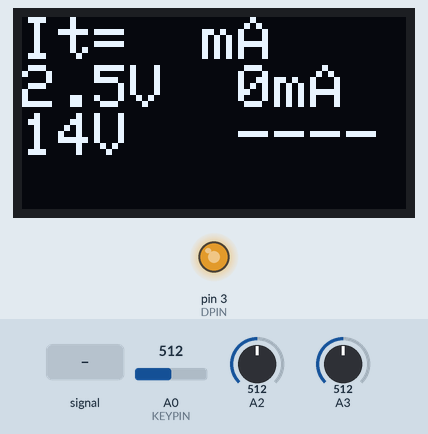
This sketch was run on a simulated Arduino Uno, built with avr-gcc and run on an emulated ATmega328P. On the bench: 128×64 one-colour display, output pins drawn as LEDs (lit = HIGH). The inputs (shaded band) are chosen by the test bench; at power-on: A3 = 512, A2 = 512, A0 (KEYPIN) = 512.

Above: at 1.2 s.
1.3 s: A2 fed a 200 Hz sine of ±81 counts around its level
At 2.75 s:
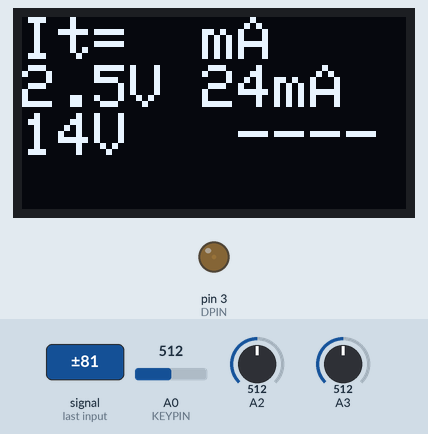
3.6 s: A3 set to 716
At 5.4 s:
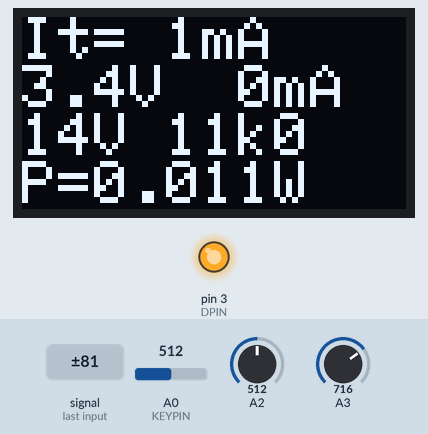
6.2 s: A2 set to 706
7.7 s: A2 set to 735
At 8.4 s:
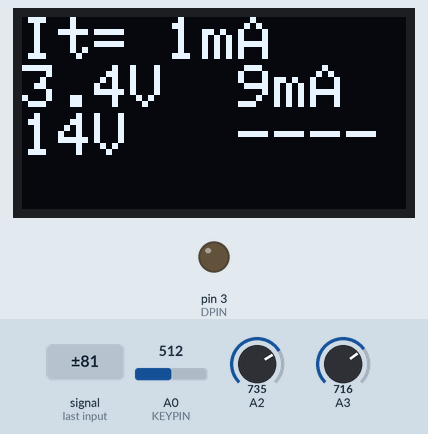
10.7 s: A0 (KEYPIN) set to 10
At 11.4 s:
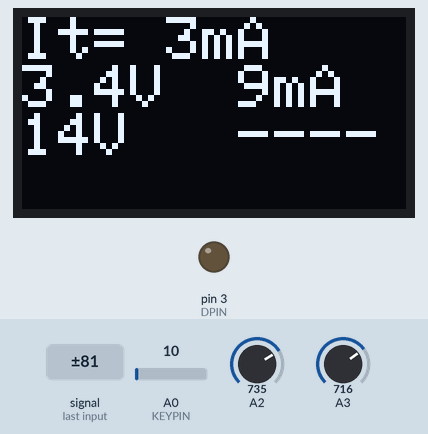
13.7 s: A0 (KEYPIN) set to 122
At 15.0 s:
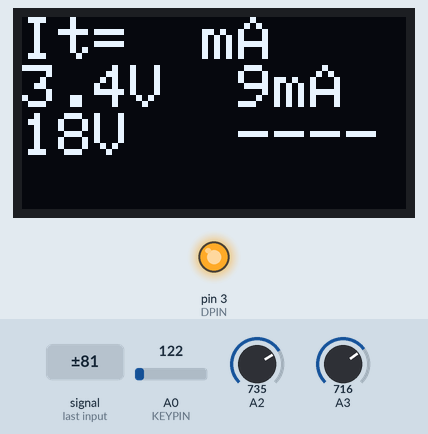
Timing chart, 0 to 16.7 s (numbered marks = the images above; inputs shaded):
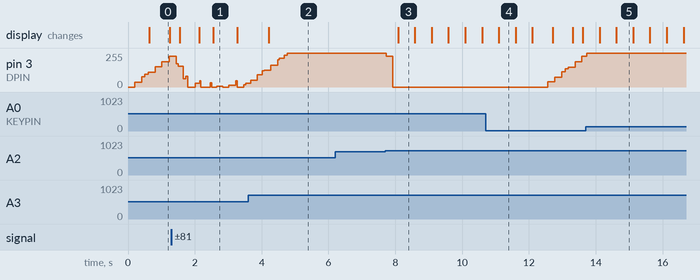

The sketch:

LED_Tester.ino
```cpp
/*
Arduino LED Tester
DPIN--39R--+--10R---TESTLED---GND
           |      |         |
          470u    ATOP     ABOT
           |
          GND

 Measures LED characteristics by charging up the cap to deliver target current and find forward voltage
 From target current, we can calculate R to be used with a design supply voltage and a matching part number.
  */

// Comment the following define if you are using 1602 LCD Display
#define SSD1306_DISPLAY // Version for the SSD1306 0.96-inch display I2C

#include <Wire.h>
#ifdef SSD1306_DISPLAY
#include <Adafruit_GFX.h>
#include <Adafruit_SSD1306.h>
#else
#include <LiquidCrystal_I2C.h>
#endif

//lcd update interval
#define LCDINT 500
//key check interval
#define KEYINT 200
//pin for buttons
#define KEYPIN A0
//button constants
#define btnRIGHT 6
#define btnUP 5
#define btnDOWN 4
#define btnLEFT 3
#define btnSELECT 2
#define btnNONE (-1)

#ifdef SSD1306_DISPLAY
#define SCREEN_WIDTH 128  // OLED display width, in pixels
#define SCREEN_HEIGHT 64  // OLED display height, in pixels
Adafruit_SSD1306 display(SCREEN_WIDTH, SCREEN_HEIGHT, &Wire, -1);
#define OLED_RESET 4  //OLED reset on pin 4
#else
LiquidCrystal_I2C lcd(0x27, 16, 2);  // set the LCD adress
#endif

//Globals for display
long itest = 10;            //test current, in mA
long vset = 14000;          //display voltage in mV
long vled, vrr, irr, pset;  //LED voltage, Resistor voltage, resistor current, display power

//resistors in Jaycar 1/2 W range, part nos start at RR0524 for 10R
#define RCOUNT 121
// Place rvals[] array to PROGMEM to avoid SSD1306 initialization failure
const PROGMEM long rvals[] = { 10, 11, 12, 13, 15, 16, 18, 20, 22, 24, 27, 30, 33, 36, 39, 43, 47, 51, 56, 62, 68, 75, 82, 91, 100, 110, 120, 130, 150, 160, 180, 200, 220, 240, 270, 300, 330, 360, 390, 430, 470, 510, 560, 620, 680, 750, 820, 910, 1000, 1100, 1200, 1300, 1500, 1600, 1800, 2000, 2200, 2400, 2700, 3000, 3300, 3600, 3900, 4300, 4700, 5100, 5600, 6200, 6800, 7500, 8200, 9100, 10000, 11000, 12000, 13000, 15000, 16000, 18000, 20000, 22000, 24000, 27000, 30000, 33000, 36000, 39000, 43000, 47000, 51000, 56000, 62000, 68000, 75000, 82000, 91000, 100000, 110000, 120000, 130000, 150000, 160000, 180000, 200000, 220000, 240000, 270000, 300000, 330000, 360000, 390000, 430000, 470000, 510000, 560000, 620000, 680000, 750000, 820000, 910000, 1000000 };

long lastlcd = 0;  //time of last lcd update
long lastkey = 0;  //time of last key check
int lcdflash = 0;  //lcd flashing phase variable
long pdes = 0;
long rval = 0;       //calculated resistor value for display
long rindex = 0;     //index of selected resistor in rvals[]
int pwmout = 0;  //pwm output of current driver
int rvalid = 0;  //flag if resistor value is valid

//pins for test interface
#define ATOP A2
#define ABOT A3
#define DPIN 3
#define OSAMP 16

//--------------------------
void setup() {
//--------------------------
  Serial.begin(9600);
#ifdef SSD1306_DISPLAY
  if (!display.begin(SSD1306_SWITCHCAPVCC, 0x3C)) {
    Serial.println(F("SSD1306 allocation failed"));
    for (;;)
      ;
  }
  //delay(2000);
  display.clearDisplay();
  display.setTextColor(WHITE);
#else
  lcd.begin(16, 2);  //lcd
  lcd.clear();
  lcd.backlight();
#endif
  pinMode(DPIN, OUTPUT);  //pwm pin
}

//--------------------------
void loop() {
//--------------------------
  long atop, abot, arr;  //analog sample values
  rvalid = 0;            //set flag to not valid
  atop = analogoversample(ATOP, OSAMP) / OSAMP;
  abot = analogoversample(ABOT, OSAMP) / OSAMP;
  arr = atop - abot;  //this is the analog value across the 10R sense resistor
  if (arr < 0) {      //sanity check
    arr = 0;
  }
  vled = abot * 5000 / 1023;  //5000mV=1023 => voltage across LED
  vrr = arr * 5000 / 1023;    //voltage across sense resistor
  irr = vrr / 10;             //led and resistor current in mA (cos it's a 10R resistor)

  if (irr < itest) {
    ++pwmout;
    if (pwmout > 255) {
      pwmout = 255;
    }
  }  //ramp up current if too low
  if (irr > itest) {
    --pwmout;
    if (pwmout < 0) {
      pwmout = 0;
    }
  }  //ramp down if too high
  if (irr > 24) {
    pwmout -= 5;
    if (pwmout < 0) {
      pwmout = 0;
    }
  }  //ramp down quick if too too high
  if (irr > itest * 3) {
    pwmout -= 5;
    if (pwmout < 0) {
      pwmout = 0;
    }
  }                                   //ramp down quick if too too high
  analogWrite(DPIN, pwmout);          //output new PWM
  rval = (vset - vled) / itest;       //mV/mV => ohms resistance of display resistor
  for (int i = 0; i < RCOUNT; i++) {  //find next highest E24 value
    long currRval = pgm_read_dword_near(rvals + i);
    if (currRval >= rval) {
      rindex = i;
      rval = currRval;
      i = RCOUNT + 1;
      rvalid = 1;
    }
  }
  if (abs(irr - itest) > (itest / 5) + 1) {  //has current settled within 20%?
    rvalid = 0;
  }
  if (vled > vset) {  //if vled>vset, no valid resistor exists
    rvalid = 0;
  }
  pset = 0;      //work out dissipation in ballast resistor if valid)
  if (rvalid) {  //this will be in microwatts (milliamps squared)
    pset = itest * itest * rval;
  }

  if (millis() - lastlcd > LCDINT) {  //check if display due to be updated
    lastlcd = millis();
    dolcd();                  //update display
    lcdflash = 1 - lcdflash;  //toggle flash variable
  }
  if (millis() - lastkey > KEYINT) {  //check if keys due to be checked
    lastkey = millis();
    dobuttons();
  }
  delay(1);
}  //end of loop

#ifdef SSD1306_DISPLAY
//--------------------------
void dolcd() {
//--------------------------
// SSD1306 version
//--------------------------
  display.clearDisplay();
  display.setTextSize(2);        //set text sizez
  display.setTextColor(WHITE);   //set text color
  display.setCursor(0, 0);       //set cursor
  //milliamps
  display.print("It=");
  if (lcdflash || rvalid) {  //show if correct if on flashing phase
    if (itest > 9) {
      display.print(((itest / 10) % 10));
    } else {
      display.print(' '); //blank tens if zero
    }
    display.print((itest % 10));
  } else {
    display.print(' '); //blank if not
    display.print(' ');
  }
  display.print('m');
  display.print('A');
  display.println(' ');

  //VLED
  display.print(((vled / 1000) % 10));
  display.print('.');
  display.print(((vled / 100) % 10));
  display.print('V');
  display.print(' ');

 //actual LED current
  if (irr > 9) {
    display.print(((irr / 10) % 10));
  } else {
    display.print(' ');
  }  //blank tens if zero
  display.print((irr % 10));
  display.print('m');
  display.println('A');

  if (vset > 9999) {
    display.print(((vset / 10000) % 10));
  } else {
    display.print(' ');
  }                                     //tens of vset, blank if zero
  display.print(((vset / 1000) % 10));  //units of vset
  display.print('V');
  display.print(' ');

  if (rvalid) {
    lcdprintrval(rval);  //resistor value (4 characters)
    display.println();
    char valueString[20];
    dtostrf((float)pset / 1000000.0f, 4, 3, valueString); //convert power to string
    while (valueString[strlen(valueString) - 1] == '0')   //strip the tailing zeroes
      valueString[strlen(valueString) - 1] = '\0';
    display.print("P="); //print the power value
    display.print(valueString);
    display.print("W");
  } else {
    display.print(' ');
    display.print(' ');
    display.print('-');
    display.print('-');
    display.print('-');
    display.println('-');
  }

  display.display();
}
#else
//--------------------------
void dolcd() {
//--------------------------
// 1602 version
//--------------------------
  lcd.setCursor(0, 0);  //first line
  //milliamps
  if (lcdflash || rvalid) {  //show if correct if on flashing phase
    if (itest > 9) {
      lcd.write(((itest / 10) % 10) + '0');
    } else {
      lcd.write(' ');
    }  //blank tens if zero
    lcd.write((itest % 10) + '0');
  } else {  //blank if not
    lcd.write(' ');
    lcd.write(' ');
  }
  lcd.write('m');
  lcd.write('A');
  lcd.write(' ');
  //VLED
  lcd.write(((vled / 1000) % 10) + '0');
  lcd.write('.');
  lcd.write(((vled / 100) % 10) + '0');
  lcd.write('V');
  lcd.write(' ');

  //actual LED current
  if (irr > 9) {
    lcd.write(((irr / 10) % 10) + '0');
  } else {
    lcd.write(' ');
  }  //blank tens if zero
  lcd.write((irr % 10) + '0');
  lcd.write('m');
  lcd.write('A');
  lcd.write(' ');
  if ((pset > 499999) && (lcdflash)) {
    lcd.write('P');
  } else {
    lcd.write(' ');
  }  //flash P if power above 1/2 watt

  lcd.setCursor(0, 1);  //second line
  //
  if (vset > 9999) {
    lcd.write(((vset / 10000) % 10) + '0');
  } else {
    lcd.write(' ');
  }                                       //tens of vset, blank if zero
  lcd.write(((vset / 1000) % 10) + '0');  //units of vset
  lcd.write('V');
  lcd.write(' ');

  if (rvalid) {
    lcdprintrval(rval);  //resistor value (4 characters)
    lcd.write(' ');
    lcdprintpartno(rindex);  //resistor part no (6 characters)
    if (pset > 499999) {
      lcd.write('!');
    } else {
      lcd.write(' ');
    }  //show ! if power above 1/2 watt
  } else {
    lcd.write(' ');
    lcd.write('-');
    lcd.write('-');
    lcd.write('-');
    lcd.write(' ');
    lcd.write('-');
    lcd.write('-');
    lcd.write('-');
    lcd.write('-');
    lcd.write('-');
    lcd.write('-');
    lcd.write(' ');
  }
}
#endif

#ifdef SSD1306_DISPLAY
//--------------------------
void lcdprintpartno(int index) {
//--------------------------
// SSD1306 version
//--------------------------
  // Don't print part number on SSD1306 display
}
#else
//--------------------------
void lcdprintpartno(int index) {
//--------------------------
// 1602 version
//--------------------------
  //part number
  lcd.write('R');
  lcd.write('R');
  lcd.write('0');
  lcd.write((((index + 524) / 100) % 10) + '0');  //part no's start at RR0524 for 10R
  lcd.write((((index + 524) / 10) % 10) + '0');
  lcd.write((((index + 524)) % 10) + '0');
}
#endif

#ifdef SSD1306_DISPLAY
//--------------------------
void lcdprintrval(long rval) {
//--------------------------
// SSD1306 version
//--------------------------
  long mult = 1;
  long modval;
  if (rval > 999) {
    mult = 1000;
  }
  if (rval > 999999) {
    mult = 1000000;
  }
  modval = (10 * rval) / mult;  //convert to final format, save a decimal place
  if (modval > 999) {           //nnnM
    display.print(((modval / 1000) % 10));
    display.print(((modval / 100) % 10));
    display.print(((modval / 10) % 10));
    lcdprintmult(mult);
  } else {
    if (modval > 99) {  //nnMn
      display.print(((modval / 100) % 10));
      display.print(((modval / 10) % 10));
      lcdprintmult(mult);
      display.print(((modval) % 10));
    } else {  //_nMn
      display.print(' ');
      display.print(((modval / 10) % 10));
      lcdprintmult(mult);
      display.print(((modval) % 10));
    }
  }
}
#else
//--------------------------
void lcdprintrval(long rval) {  //print a value in 10k0 format, always outputs 4 characters
//--------------------------
// 1602 version
//--------------------------
  long mult = 1;
  long modval;
  if (rval > 999) { mult = 1000; }
  if (rval > 999999) { mult = 1000000; }
  modval = (10 * rval) / mult;  //convert to final format, save a decimal place
  if (modval > 999) {           //nnnM
    lcd.write(((modval / 1000) % 10) + '0');
    lcd.write(((modval / 100) % 10) + '0');
    lcd.write(((modval / 10) % 10) + '0');
    lcdprintmult(mult);
  } else {
    if (modval > 99) {  //nnMn
      lcd.write(((modval / 100) % 10) + '0');
      lcd.write(((modval / 10) % 10) + '0');
      lcdprintmult(mult);
      lcd.write(((modval) % 10) + '0');
    } else {  //_nMn
      lcd.write(' ');
      lcd.write(((modval / 10) % 10) + '0');
      lcdprintmult(mult);
      lcd.write(((modval) % 10) + '0');
    }
  }
}
#endif

#ifdef SSD1306_DISPLAY
//--------------------------
void lcdprintmult(long mult) {
//--------------------------
// SSD1306 version
//--------------------------
  switch (mult) {
    case 1:
      display.print('R');
      break;

    case 1000:
      display.print('k');
      break;

    case 1000000:
      display.print('M');
      break;

    default:
      display.print('?');
      break;
  }
}
#else
//--------------------------
void lcdprintmult(long mult) {  //helper function to print multiplier
//--------------------------
// 1602 version
//--------------------------
  switch (mult) {
    case 1:
      lcd.print('R');
      break;

    case 1000:
      lcd.print('k');
      break;

    case 1000000:
      lcd.print('M');
      break;

    default:
      lcd.print('?');
      break;
  }
}
#endif

//--------------------------
int read_LCD_buttons() {
//--------------------------
  int adc_key_in = 0;
  adc_key_in = analogRead(KEYPIN);            // read the value from the sensor
  delay(5);                                   //switch debounce delay. Increase this delay if incorrect switch selections are returned.
  int k = (analogRead(KEYPIN) - adc_key_in);  //gives the button a slight range to allow for a little contact resistance noise
  if (5 < abs(k))
    return btnNONE;  // double checks the keypress. If the two readings are not equal +/-k value after debounce delay, it tries again.
  // my buttons when read are centered at these valies: 0, 144, 329, 504, 741
  // we add approx 50 to those values and check to see if we are close
  if (adc_key_in > 1000)
    return btnNONE;  // We make this the 1st option for speed reasons since it will be the most likely result
  if (adc_key_in < 50)
    return btnRIGHT;
  if (adc_key_in < 195)
    return btnUP;
  if (adc_key_in < 380)
    return btnDOWN;
  if (adc_key_in < 555)
    return btnLEFT;
  if (adc_key_in < 790)
    return btnSELECT;
  return btnNONE;  // when all others fail, return this...
}

//--------------------------
void dobuttons() {  //updates variables. debounces by only sampling at intervals
//--------------------------
  int key;
  key = read_LCD_buttons();
  if (key == btnLEFT) {
    itest = itest - 1;
    if (itest < 1) {
      itest = 1;
    }
  }
  if (key == btnRIGHT) {
    itest = itest + 1;
    if (itest > 20) {
      itest = 20;
    }
  }
  if (key == btnUP) {
    vset = vset + 1000;
    if (vset > 99000) {
      vset = 99000;
    }
  }
  if (key == btnDOWN) {
    vset = vset - 1000;
    if (vset < 0) {
      vset = 0;
    }
  }
}

//--------------------------
long analogoversample(int pin, int samples) {  //read pin samples times and return sum
//--------------------------
  long n = 0;
  for (int i = 0; i < samples; i++) {
    n = n + analogRead(pin);
  }
  return n;
}
```

Measured:
- the behaviour switches between 720 and 721 on A2 (found by bisection; images 2 and 3)
- after the input at 3.6 s, the display: changes after 0.62 s (image 2)
- after the input at 6.2 s, every drawn part: stays the same
- after the input at 7.7 s, pin 3 (DPIN): 255/255 → 231/255 at once, → 0/255 0.20 s later; the display: changes after 0.39 s (image 3)
- after the input at 10.7 s, pin 3 (DPIN): moves from 0/255 to 231/255 over 1.0 s, starting after 1.9 s; the display: changes after 0.40 s (image 4)
- what the display in image 0 shows lasts 0.6 s, from 0.6 s to 1.2 s
- what the display in image 1 shows lasts 0.8 s, from 2.5 s to 3.3 s
- what the display in image 3 shows lasts 0.5 s, from 8.1 s to 8.6 s
